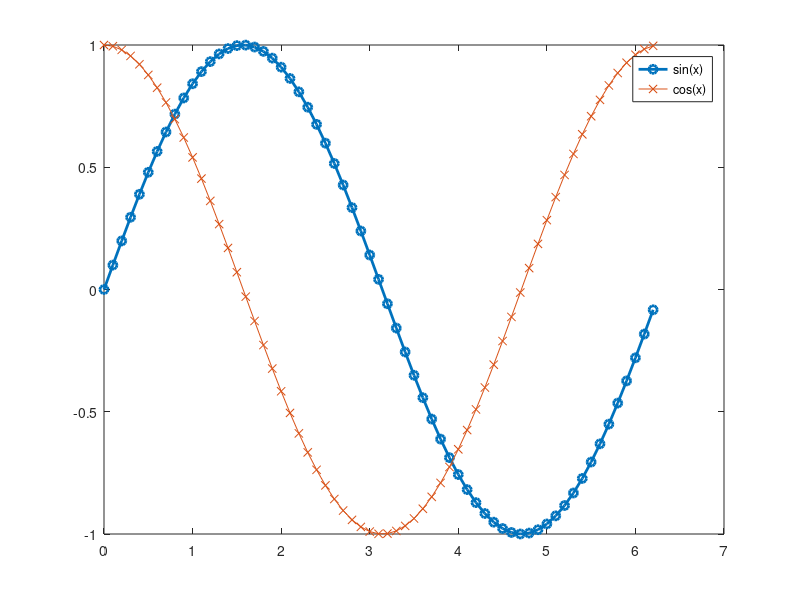

Source code (MATLAB):
x = 0:0.1:pi*2;
y1 = sin(x);
y2 = cos(x);
plot(x, y1, 'LineWidth', 2, 'Marker', 'o', x, y2,'Marker', 'x');
legend('sin(x)', 'cos(x)');
pause;